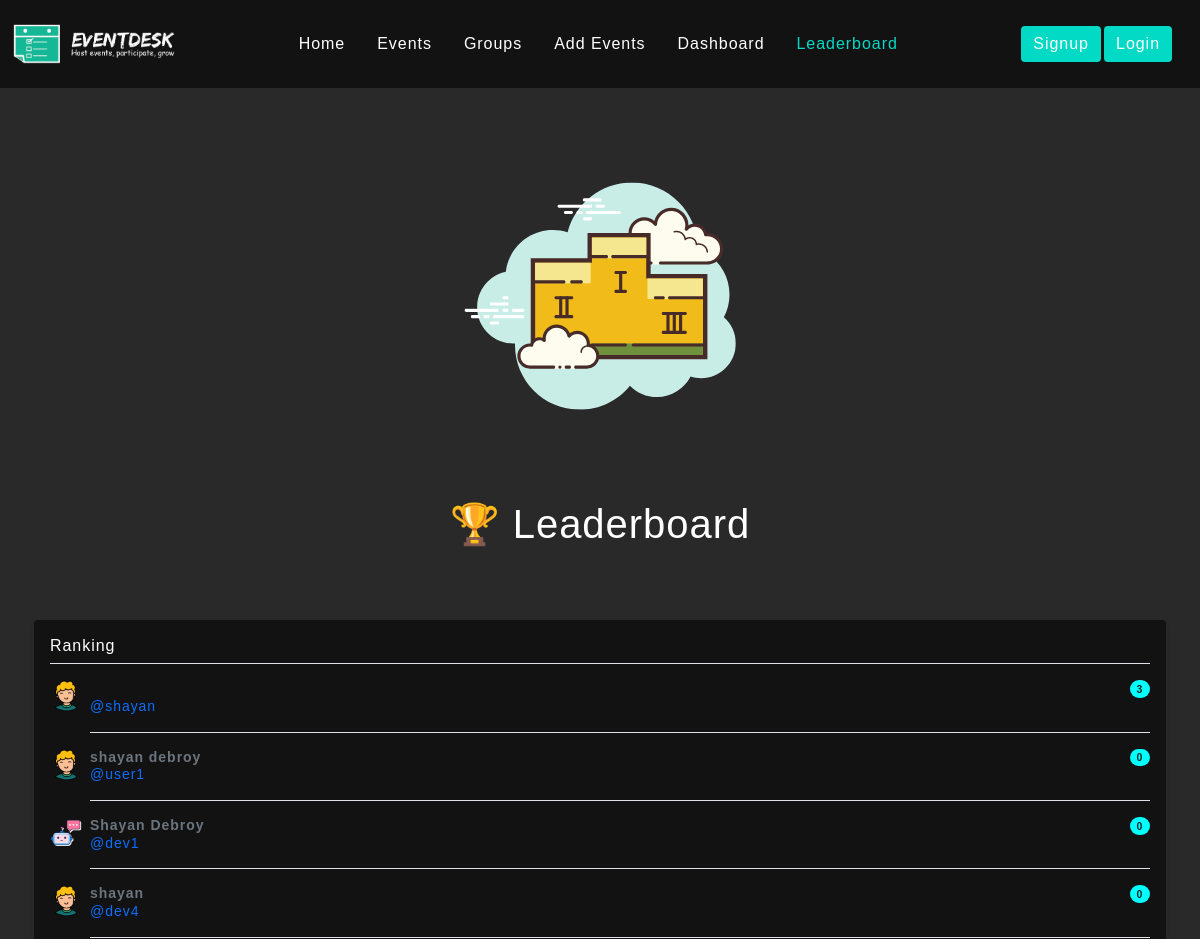
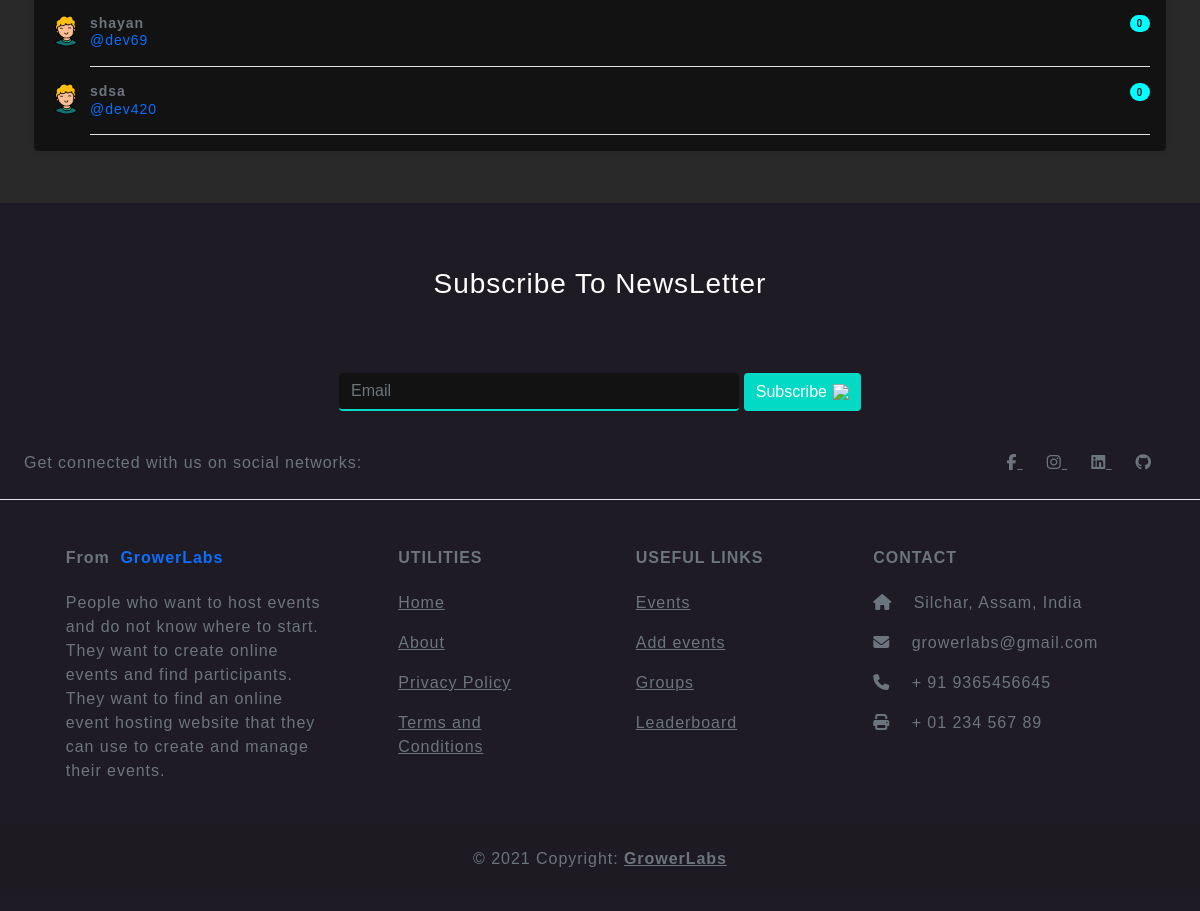
The app's page /leaderboard with its own data (2 pictures, top to bottom).
### event_app/models.py (models this page shows)
class Profile(models.Model):
    user = models.OneToOneField(User, on_delete=models.CASCADE)
    bio = models.CharField(max_length=100,default=" ")
    type_of = models.CharField(max_length=2, choices=TYPE_OF_PROFILE,default='NR')
    dp = models.ImageField(upload_to= 'dp', default = 'avatar_obrx70.png')
    phone = models.BigIntegerField(null=True, blank=True)
    address = models.CharField(max_length=50, blank=True, null=True)
    def __str__(self):
        return str(self.user)

### event_app/views.py (the view)
# urls.py: path('leaderboard', views.leaderboard, name='leaderboard'),
def leaderboard(request):
    profs = Profile.objects.all()
    data ={}
    for i in profs:
        data[i] = len(Event.objects.filter(participants = i))
    data = sorted(data.items(), key=lambda x: x[1], reverse=True)
    data = dict(data)
    data = tuple(data.items())
    print(data)
    paginator = Paginator(data, 10) # Show 10 contacts per page.
    page_number = request.GET.get('page')
    page_obj = paginator.get_page(page_number)
    context ={
        'data': data,
        'page_obj':page_obj,
    }
    print(page_obj)
    return render(request, 'applicant_view/leaderboard.html', context)

### templates/applicant_view/leaderboard.html (shortened to what this page needs)
{% extends "base2.html" %}
{% load static %}
{% block navlinks %}
<a class="nav-link active px-3 py-4" aria-current="page" href="/">Home</a>
<a class="nav-link active px-3 py-4 " aria-current="page" href="{% url 'all_events' %}">Events</a>
<a class="nav-link active px-3 py-4 " aria-current="page" href="{% url 'all_groups' %}">Groups</a>
<a class="nav-link active px-3 py-4 " href="{% url 'add_event' %}">Add Events</a>
<a class="nav-link active px-3 py-4 " href="{% url 'events_list_host' %}">Dashboard </a>
<a class="nav-link active  px-3 py-4  active-link" href="{% url 'leaderboard' %}" >Leaderboard</a>
{% endblock navlinks %}
{% block container %}
<div class="container mt-1 p-1">
    <div class="d-flex justify-content-center">
        <img style="height:50vh" id="hero-illustration" src="{% static 'leaderboard.svg' %}" alt="">
    </div>
    <div style="text-align: center; " class="d-flex justify-content-center">
        <h1 class="mt-1 head-title">
            🏆 Leaderboard
        </h1>
    </div>
    <br>
    <br>
    <div style="background-color: #121212;" class="my-3 p-3 rounded shadow-sm">
        <h6 class="border-bottom pb-2 mb-0">Ranking</h6>
        {% for i in page_obj %}
        <div class="d-flex text-muted pt-3">
          <img src="{{i.0.dp.url}}" class=" flex-shrink-0 me-2 rounded" width="32" height="32" alt="">
          <div class="pb-3 mb-0 small lh-sm border-bottom w-100">
            <div class="d-flex justify-content-between">
              <strong class="text-gray-dark"> {{i.0.user.first_name}}</strong>
              <span style="background-color:cyan !important" class="badge rounded-pill bg-info text-dark">{{i.1}}</span>
            </div>
            <a style="text-decoration: none;" href="{% url 'profile' i.0 %}"><span class="d-block">@{{i.0.user.username}}</span></a>
          </div>
        </div>
        {% endfor %}
      </div>
      <div class="d-flex justify-content-center mt-3 mb-3">
      </div>
</div>
{% endblock container %}

### templates/base2.html (style rules this page uses)
html { scroll-behavior: smooth; }
body { background: #292929 !important; color: #ffff; font-family: 'Circular Std Medium', sans-serif; letter-spacing:0.06rem }
#hero-illustration { width: 100%; }
.active-link { color: #03dac5 !important }

### records on screen
Profile: dp (placeholder picture), i "3", user.username "shayan"
Profile: dp (placeholder picture), user.first_name "shayan debroy", i "0", user.username "user1"
Profile: dp (picture), user.first_name "Shayan Debroy", i "0", user.username "dev1"
Profile: dp (placeholder picture), user.first_name "shayan", i "0", user.username "dev4"
Profile: dp (placeholder picture), user.first_name "shayan", i "0", user.username "dev69"
Profile: dp (placeholder picture), user.first_name "sdsa", i "0", user.username "dev420"
